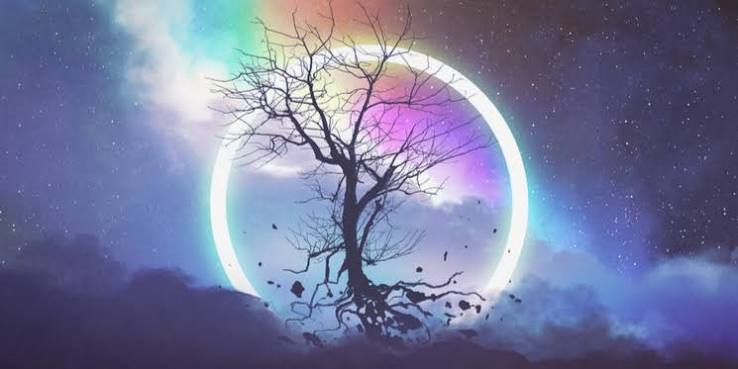
#> input picture LAB/Input/ex9.jpg, 738 x 369 px, found by its file name
$ python e9.py
#> lines starting #> are read from the running program, lines starting #| are printed output that depends on the picture
import cv2

# Read the image
image = cv2.imread("./Input/ex9.jpg")
#> image is the input picture: shape (369, 738, 3); mean B, G, R 156.1, 121.1, 117.3

# Rotate 90° Clockwise
clockwise = cv2.rotate(image, cv2.ROTATE_90_CLOCKWISE)
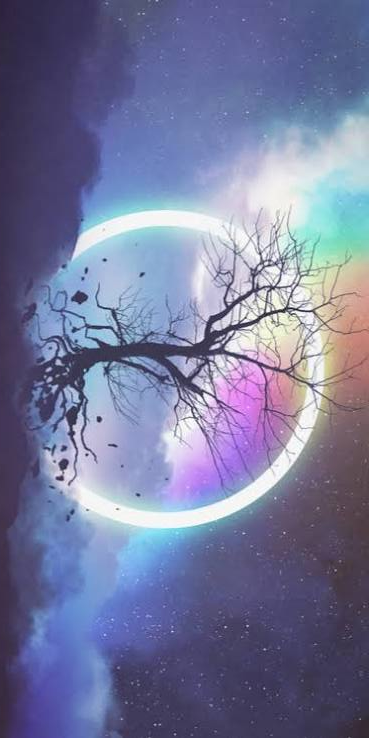
#> clockwise: shape (738, 369, 3); mean B, G, R 156.1, 121.1, 117.3

# Rotate 90° Counter-Clockwise
counter_clockwise = cv2.rotate(image, cv2.ROTATE_90_COUNTERCLOCKWISE)
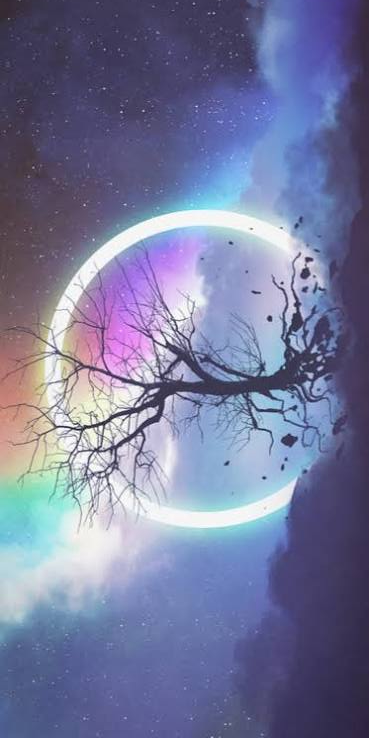
#> counter_clockwise: shape (738, 369, 3); mean B, G, R 156.1, 121.1, 117.3

# Display the images
cv2.imshow("Original Image", image)
cv2.imshow("90 Degree Clockwise", clockwise)
cv2.imshow("90 Degree Counter Clockwise", counter_clockwise)

# Wait for a key press
cv2.waitKey(0)
cv2.destroyAllWindows()

$ run again, with LAB/Input/ex1.jpg copied over LAB/Input/ex9.jpg
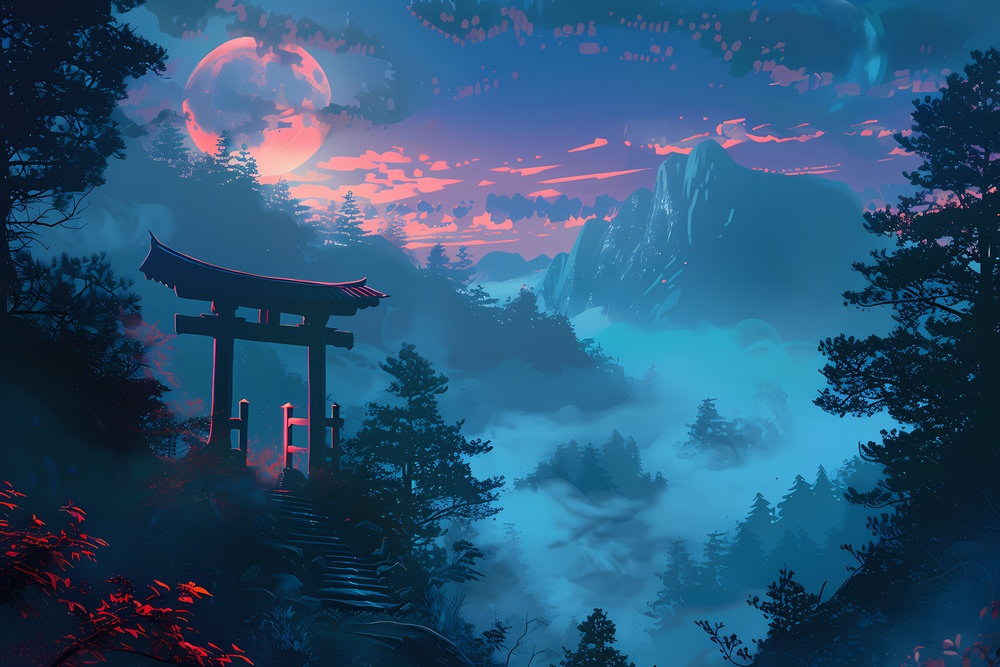
#> input picture LAB/Input/ex1.jpg, 1000 x 667 px, shrunk from 5376 x 3584 before the run, found by its file name
#> image is the input picture: shape (667, 1000, 3); mean B, G, R 117.6, 84.1, 42.4
#> `clockwise = cv2.rotate(image, cv2.ROTATE_90_CLOCKWISE)`:
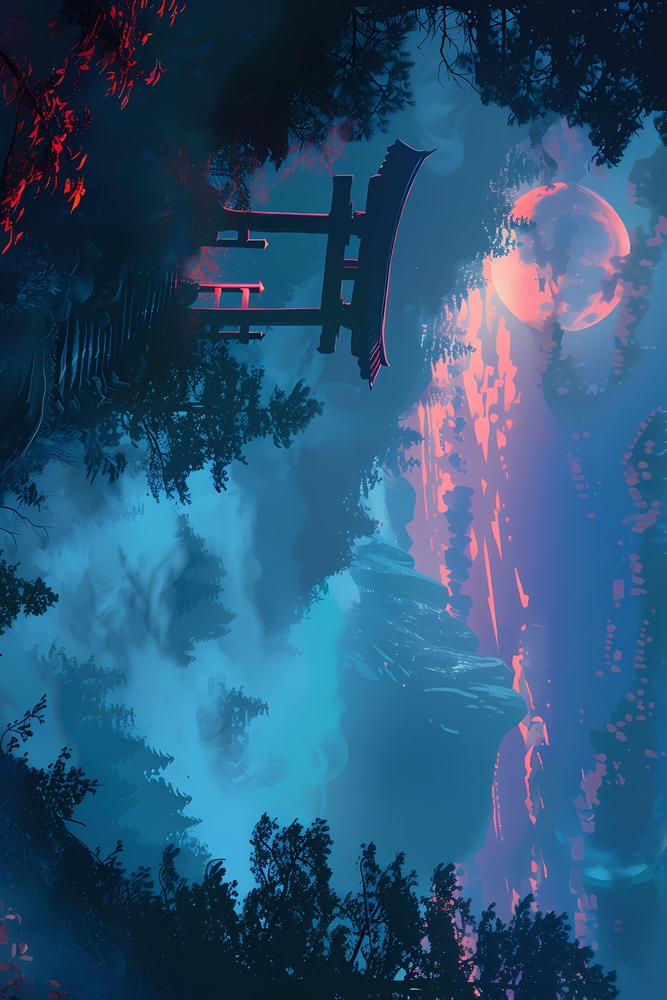
#> clockwise: shape (1000, 667, 3); mean B, G, R 117.6, 84.1, 42.4
#> `counter_clockwise = cv2.rotate(image, cv2.ROTATE_90_COUNTERCLOCKWISE)`:
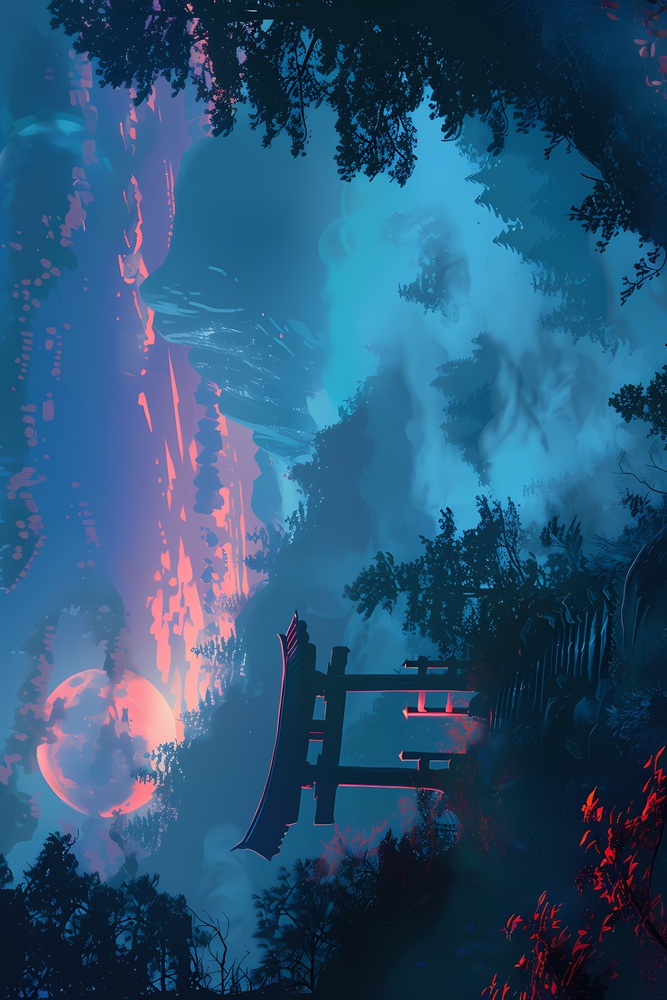
#> counter_clockwise: shape (1000, 667, 3); mean B, G, R 117.6, 84.1, 42.4

$ run again, with LAB/Input/ex10.jpg copied over LAB/Input/ex9.jpg
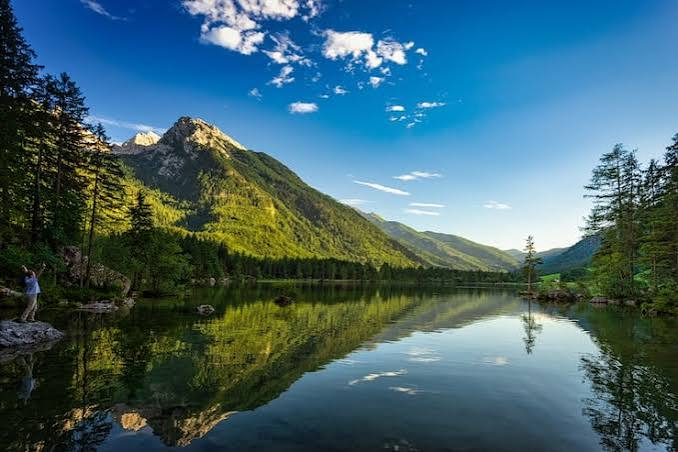
#> input picture LAB/Input/ex10.jpg, 678 x 452 px, found by its file name
#> image is the input picture: shape (452, 678, 3); mean B, G, R 110.2, 101.1, 67.4
#> `clockwise = cv2.rotate(image, cv2.ROTATE_90_CLOCKWISE)`:
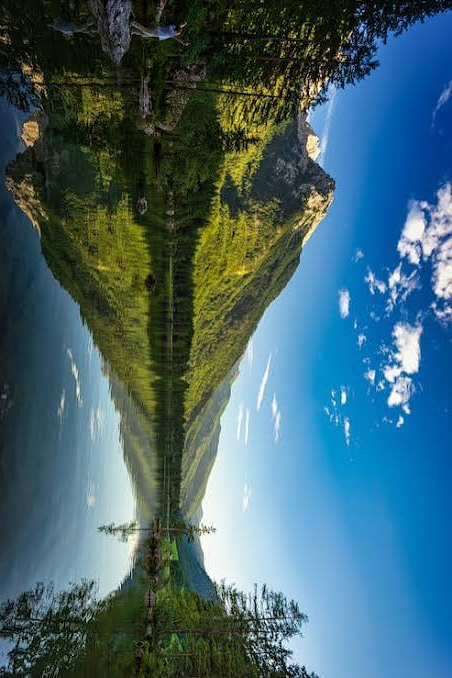
#> clockwise: shape (678, 452, 3); mean B, G, R 110.2, 101.1, 67.4
#> `counter_clockwise = cv2.rotate(image, cv2.ROTATE_90_COUNTERCLOCKWISE)`:
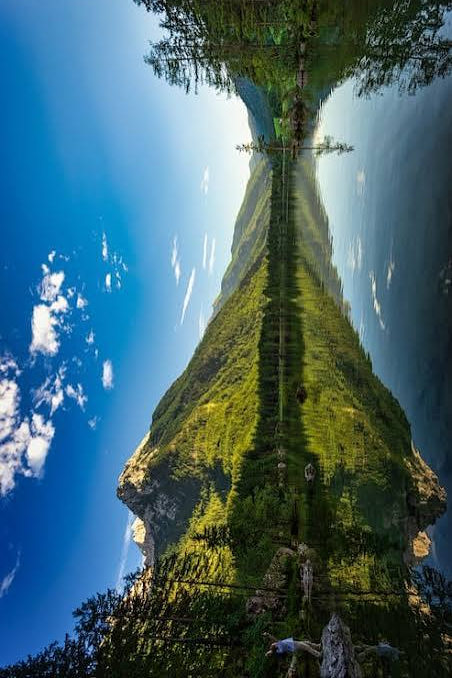
#> counter_clockwise: shape (678, 452, 3); mean B, G, R 110.2, 101.1, 67.4

$ run again, with LAB/Input/ex11.jpg copied over LAB/Input/ex9.jpg
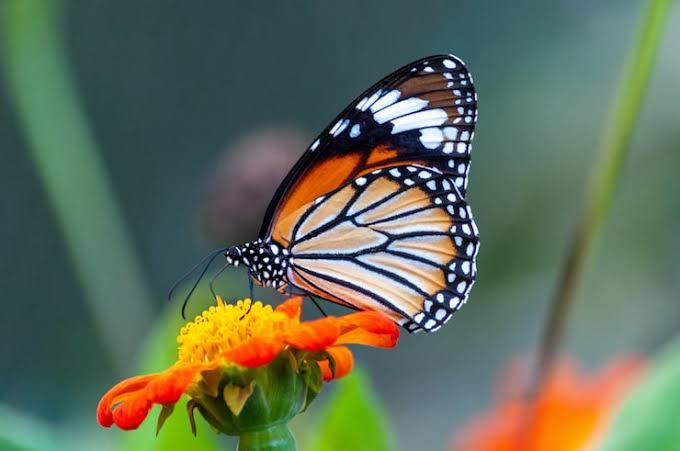
#> input picture LAB/Input/ex11.jpg, 680 x 451 px, found by its file name
#> image is the input picture: shape (451, 680, 3); mean B, G, R 89.9, 109.4, 97.3
#> `clockwise = cv2.rotate(image, cv2.ROTATE_90_CLOCKWISE)`:
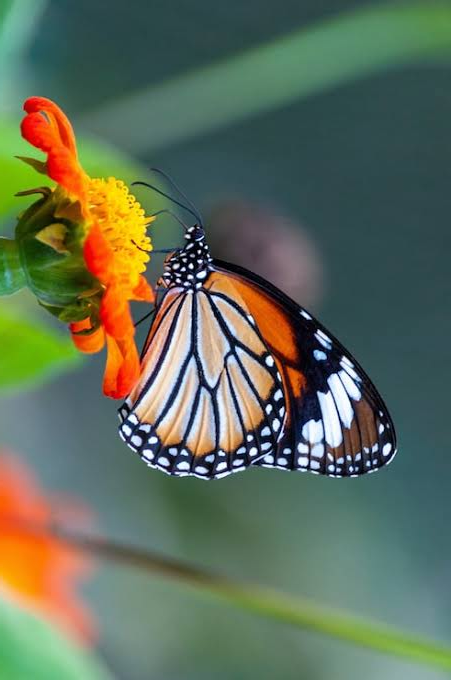
#> clockwise: shape (680, 451, 3); mean B, G, R 89.9, 109.4, 97.3
#> `counter_clockwise = cv2.rotate(image, cv2.ROTATE_90_COUNTERCLOCKWISE)`:
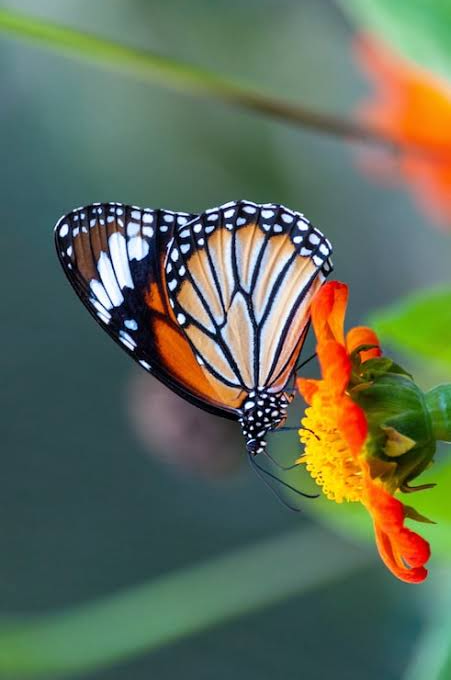
#> counter_clockwise: shape (680, 451, 3); mean B, G, R 89.9, 109.4, 97.3
